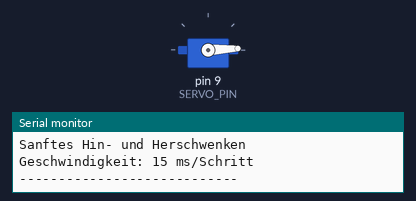
A sketch run on a simulated Arduino Uno, built with avr-gcc and run on an emulated ATmega328P. Parts: servo, the last lines printed to the serial monitor.

Above: at 0.6 s.
At 1.85 s:
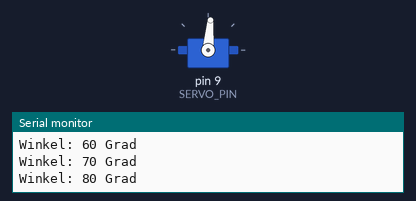
At 3.15 s:
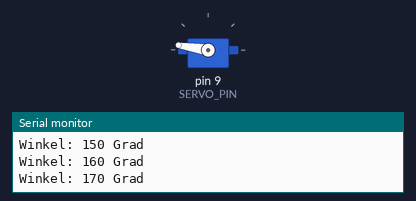
At 5.75 s:
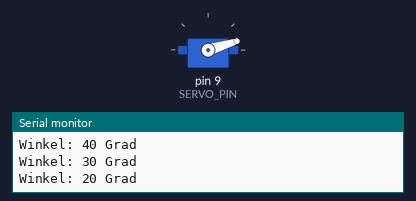
Timing chart, 0 to 7.6 s (numbered marks = the images above):
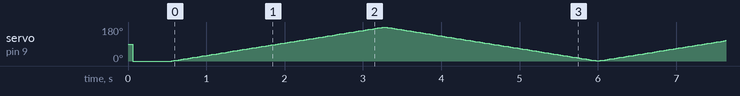

The sketch:

challenge2_sweep.ino
```cpp
// I03 Challenge 2: Smooth Sweep - Sanftes Hin- und Herschwenken
// Mit einstellbarer Geschwindigkeit fuer fluessige Bewegung

#include <Servo.h>

#define SERVO_PIN 9

Servo servo;

// Konfiguration - hier Geschwindigkeit anpassen!
int geschwindigkeit = 15;   // Pause in ms zwischen Schritten (kleiner = schneller)
int schrittweite = 1;       // Grad pro Schritt (kleiner = sanfter)

int aktuellerWinkel = 0;    // Aktuelle Position
int richtung = 1;           // 1 = vorwaerts, -1 = rueckwaerts

void setup() {
    Serial.begin(9600);
    servo.attach(SERVO_PIN);

    Serial.println("Challenge 2: Smooth Sweep");
    Serial.println("Sanftes Hin- und Herschwenken");
    Serial.print("Geschwindigkeit: ");
    Serial.print(geschwindigkeit);
    Serial.println(" ms/Schritt");
    Serial.println("----------------------------");

    // Startposition
    servo.write(0);
    delay(500);
}

void loop() {
    // Naechsten Schritt berechnen
    aktuellerWinkel += (schrittweite * richtung);

    // Richtung umkehren an den Grenzen
    if (aktuellerWinkel >= 180) {
        aktuellerWinkel = 180;
        richtung = -1;
        Serial.println(">> Richtungswechsel: zurueck");
    }
    else if (aktuellerWinkel <= 0) {
        aktuellerWinkel = 0;
        richtung = 1;
        Serial.println(">> Richtungswechsel: vorwaerts");
    }

    // Servo auf neuen Winkel setzen
    servo.write(aktuellerWinkel);

    // Winkel ausgeben (nur alle 10 Grad fuer Uebersichtlichkeit)
    if (aktuellerWinkel % 10 == 0) {
        Serial.print("Winkel: ");
        Serial.print(aktuellerWinkel);
        Serial.println(" Grad");
    }

    // Pause fuer sanfte Bewegung
    delay(geschwindigkeit);
}
```
